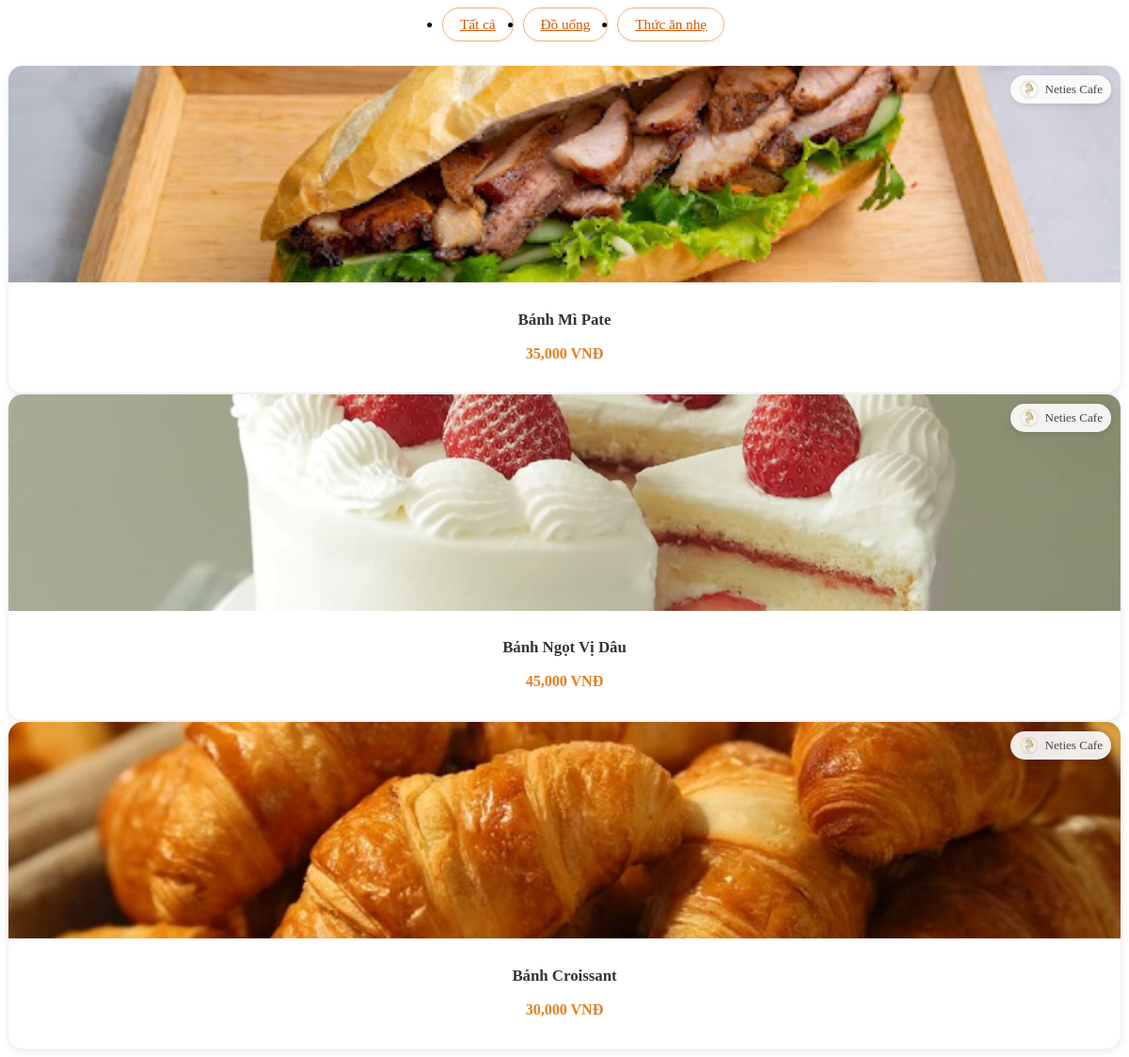
Before: /page/menu/index.php?page=menu&cate=4 with the older database file.
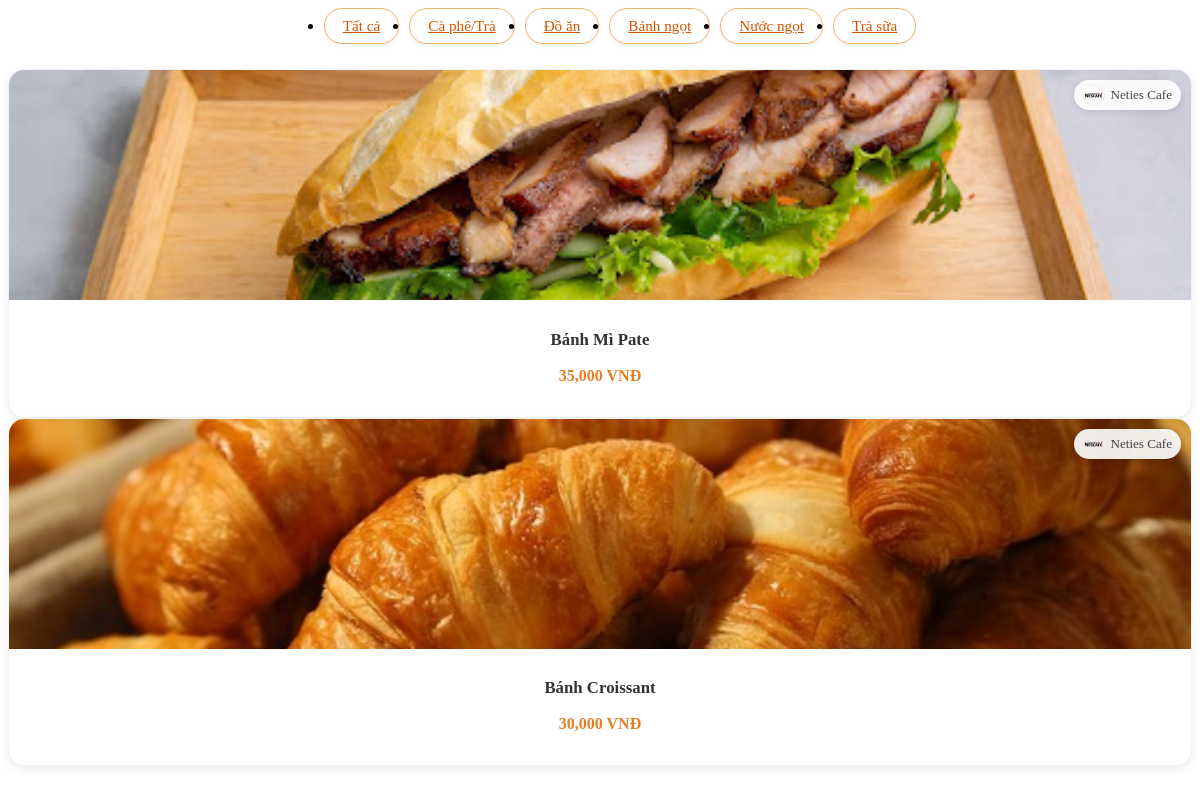
After: the same page with the newer database file.
### tables this page shows
CREATE TABLE `loaisp` (
  `idloai` int(11) NOT NULL,
  `tenloai` varchar(40) NOT NULL,
  `mota` varchar(40) NOT NULL,
  `hinhanh` varchar(100) DEFAULT NULL
);

CREATE TABLE `sanpham` (
  `idsp` int(11) NOT NULL,
  `idloai` int(11) NOT NULL,
  `tensp` varchar(50) NOT NULL,
  `gia` int(30) NOT NULL,
  `mota` varchar(40) NOT NULL,
  `hinhanh` varchar(40) NOT NULL,
  `idshop` int(11) DEFAULT NULL,
  `trangthai` tinyint(1) NOT NULL DEFAULT 1
);

CREATE TABLE `shop` (
  `idshop` int(11) NOT NULL,
  `tenshop` varchar(100) NOT NULL,
  `diachi` text NOT NULL,
  `email` varchar(100) NOT NULL,
  `matkhau` varchar(300) NOT NULL,
  `anhbia` varchar(100) DEFAULT NULL,
  `logo` varchar(100) NOT NULL,
  `sdt` varchar(100) NOT NULL,
  `lat_shop` double DEFAULT NULL,
  `lng_shop` double DEFAULT NULL
);

### class/classdb.php (called while the page is built, shortened)
<?php
    class database{
        private function ketnoi(){
            $conn=new mysqli("localhost","root","","cafeshop");
            if($conn->connect_error){
                echo "Kết nối thất bại!";
                exit();
            }
            else{
                return $conn;
            }
        }
        public function xuatdulieu($sql){
            $link=$this->ketnoi();
            $arr=array();
            $result=$link->query($sql);
            if($result->num_rows){
                while($row=$result->fetch_assoc())
                $arr[]=$row;
            return $arr;
            }
            else{
                return 0;
            }
        }
    }
?>

### page/menu/index.php (the view, shortened to what this page needs)
<?php
$obj = new database();
?>
<main class="flex-1 py-10 container mx-auto px-4">
<?php
$loaisp = $obj->xuatdulieu("SELECT * FROM loaisp");
if ($loaisp) {
    echo '<ul class="category-list flex flex-wrap justify-center gap-3 mb-8 mt-6">';
    echo '<li><a href="index.php?page=menu" class="px-4 py-2 bg-white border border-orange-300 rounded-full text-orange-600 font-medium shadow-sm hover:bg-orange-100 transition">Tất cả</a></li>';
    foreach ($loaisp as $loai) {
        echo '<li><a href="index.php?page=menu&cate='.$loai['idloai'].'" class="px-4 py-2 bg-white border border-orange-300 rounded-full text-orange-600 font-medium shadow-sm hover:bg-orange-100 transition">'.$loai['tenloai'].'</a></li>';
    }
    echo '</ul>';
}
$cate = isset($_GET['cate']) ? $_GET['cate'] : '';
$where = [];
if ($cate) $where[] = "idloai='$cate'";
$sql = "SELECT * FROM sanpham WHERE trangthai = 1";
if (!empty($where)) $sql .= " AND ".implode(" AND ", $where);
$sanpham = $obj->xuatdulieu($sql);
if ($sanpham) {
    $shopIds = array_unique(array_column($sanpham, 'idshop'));
    $shopList = [];
    if(!empty($shopIds)){
        $in = implode(',', $shopIds);
        $shops = $obj->xuatdulieu("SELECT idshop, tenshop, logo FROM shop WHERE idshop IN ($in)");
        foreach($shops as $s){
            $shopList[$s['idshop']] = $s;
        }
    }
    echo '<div class="grid grid-cols-1 sm:grid-cols-2 lg:grid-cols-3 gap-8 mb-6">';
    foreach ($sanpham as $sp) {
    $shop = $shopList[$sp['idshop']] ?? null;
    $logoPath = $shop && !empty($shop['logo']) ? $shop['logo'] : 'assets/images/images.png';
    $shopName = $shop ? htmlspecialchars($shop['tenshop']) : 'Cửa hàng';
    echo '
    <div class="product-card"
         onclick="openModal(\''.$sp["idsp"].'\', \''.addslashes($sp["tensp"]).'\', \''.$sp["gia"].'\', \''.$sp["hinhanh"].'\', \''.$sp["idloai"].'\', \''.$sp["idshop"].'\')">
        <div class="product-image">
            <img src="assets/images/'.$sp["hinhanh"].'" alt="'.htmlspecialchars($sp["tensp"]).'">
            <div class="shop-badge">
                <img src="'.$logoPath.'" alt="'.$shopName.'">
                <span>'.$shopName.'</span>
            </div>
        </div>
        <div class="product-info">
            <h3 class="product-name">'.htmlspecialchars($sp["tensp"]).'</h3>
            <p class="product-price">'.number_format($sp["gia"]).' VNĐ</p>
        </div>
    </div>';
}
    echo '</div>';
} else {
    echo '<p class="text-center text-gray-500 mt-10">Hiện tại chưa có sản phẩm nào</p>';
}
?>
</main>
<link rel="stylesheet" href="assets/css/modal.css?v=1">

Changed rows visible on the page:
removed loaisp: tenloai "Đồ uống"
no longer on this page (row edited): sanpham: hinhanh (picture), idshop.logo (picture), idshop.tenshop "Neties Cafe", tensp "Bánh Ngọt Vị Dâu", gia "45,000"
added loaisp: tenloai "Cà phê/Trà"
changed loaisp (number 2 of 5 on the later page): tenloai "Thức ăn nhẹ" → "Đồ ăn"
added loaisp: tenloai "Bánh ngọt"
added loaisp: tenloai "Nước ngọt"
added loaisp: tenloai "Trà sữa"
changed through a linked row, sanpham "Bánh Mì Pate": idshop.logo: a different picture
changed through a linked row, sanpham "Bánh Croissant": idshop.logo: a different picture
